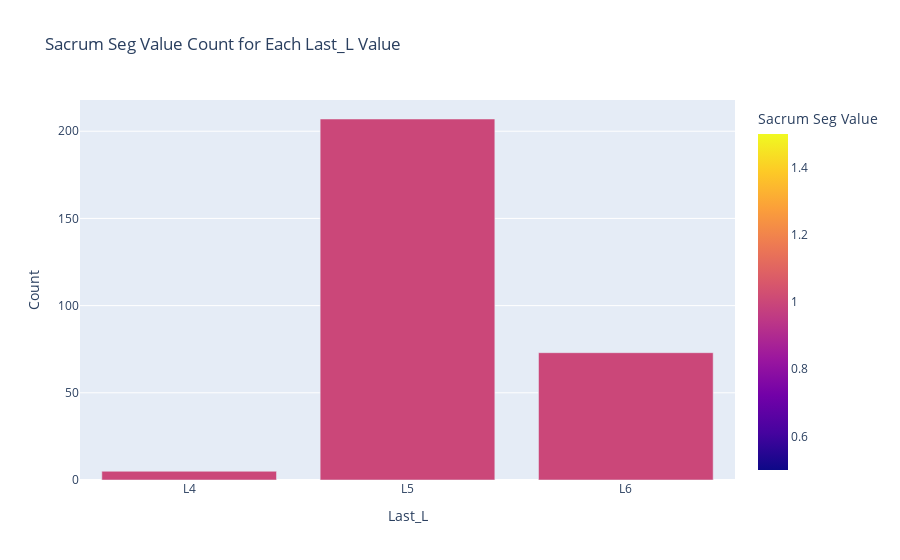

Source (notebook cell):
### Code cell
import pandas as pd
import plotly.express as px

# Assuming your DataFrame is named `df`
# Group by Last_L and Sacrum Seg values and calculate the count
grouped_counts = df.groupby(['Last_L', 'Sacrum Seg']).size().reset_index(name='Count')

# Rename columns for better readability
grouped_counts.columns = ['Last_L', 'Sacrum Seg', 'Count']

# Create the stacked bar chart
fig = px.bar(grouped_counts,
             x='Last_L',
             y='Count',
             color='Sacrum Seg',
             title='Sacrum Seg Value Count for Each Last_L Value',
             labels={'Sacrum Seg': 'Sacrum Seg Value'},
             )

fig.show()

### Figure 1 — Plotly figure (JSON) as saved in the notebook; plotly's stock layout.template omitted (floating-point values rounded to 4 significant figures)
{"data": [{"alignmentgroup": "True", "hovertemplate": "Last_L=%{x}<br>Count=%{y}<br>Sacrum Seg Value=%{marker.color}<extra></extra>", "legendgroup": "", "marker": {"color": [1, 1, 1], "coloraxis": "coloraxis", "pattern": {"shape": ""}}, "name": "", "offsetgroup": "", "orientation": "v", "showlegend": false, "textposition": "auto", "type": "bar", "x": ["L4", "L5", "L6"], "xaxis": "x", "y": [5, 207, 73], "yaxis": "y"}], "layout": {"barmode": "relative", "coloraxis": {"colorbar": {"title": {"text": "Sacrum Seg Value"}}, "colorscale": [[0, "#0d0887"], [0.1111, "#46039f"], [0.2222, "#7201a8"], [0.3333, "#9c179e"], [0.4444, "#bd3786"], [0.5556, "#d8576b"], [0.6667, "#ed7953"], [0.7778, "#fb9f3a"], [0.8889, "#fdca26"], [1, "#f0f921"]]}, "legend": {"tracegroupgap": 0}, "title": {"text": "Sacrum Seg Value Count for Each Last_L Value"}, "xaxis": {"anchor": "y", "domain": [0, 1], "title": {"text": "Last_L"}}, "yaxis": {"anchor": "x", "domain": [0, 1], "title": {"text": "Count"}}}}
